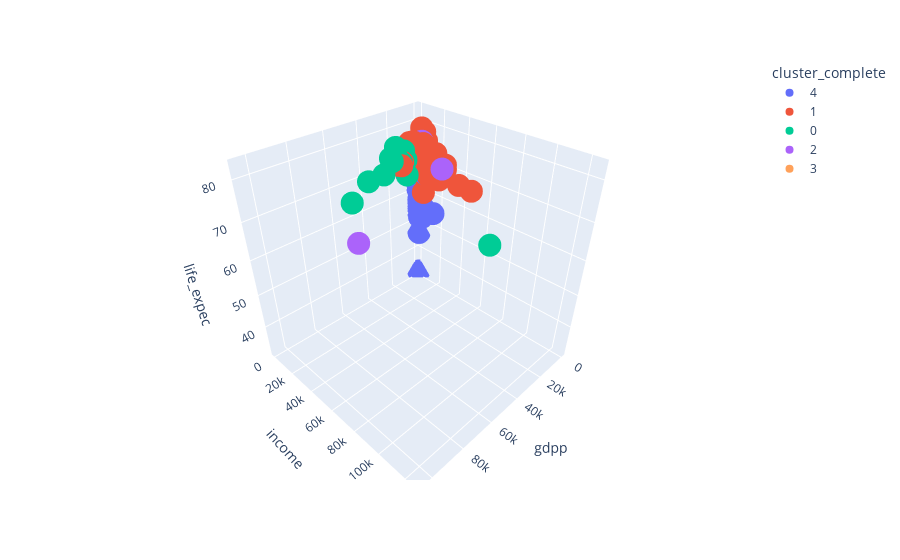

Here is the notebook cell this chart was saved with:
### Markdown cell above
Perspectiva 2

### Code cell
fig = px.scatter_3d(dados_paises, 
                    x='gdpp', 
                    y='income', 
                    z='life_expec',
                    color='cluster_complete')
fig.show()
